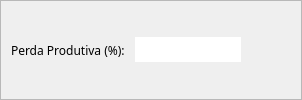
                      <widget class="QFrame" name="frame_39">
                       <property name="frameShape">
                        <enum>QFrame::StyledPanel</enum>
                       </property>
                       <property name="frameShadow">
                        <enum>QFrame::Raised</enum>
                       </property>
                       <layout class="QHBoxLayout" name="horizontalLayout_26">
                        <property name="spacing">
                         <number>10</number>
                        </property>
                        <property name="leftMargin">
                         <number>10</number>
                        </property>
                        <property name="topMargin">
                         <number>10</number>
                        </property>
                        <property name="rightMargin">
                         <number>10</number>
                        </property>
                        <property name="bottomMargin">
                         <number>10</number>
                        </property>
                        <item>
                         <widget class="QLabel" name="label_56">
                          <property name="font">
                           <font>
                            <family>Poppins</family>
                           </font>
                          </property>
                          <property name="text">
                           <string>Perda Produtiva (%):</string>
                          </property>
                         </widget>
                        </item>
                        <item>
                         <widget class="QLineEdit" name="lineEdit_5">
                          <property name="minimumSize">
                           <size>
                            <width>0</width>
                            <height>25</height>
                           </size>
                          </property>
                          <property name="maximumSize">
                           <size>
                            <width>16777215</width>
                            <height>16777215</height>
                           </size>
                          </property>
                          <property name="font">
                           <font>
                            <family>Poppins</family>
                           </font>
                          </property>
                          <property name="frame">
                           <bool>false</bool>
                          </property>
                         </widget>
                        </item>
                        <item>
                         <widget class="QPushButton" name="salvar_1">
                          <property name="minimumSize">
                           <size>
                            <width>26</width>
                            <height>28</height>
                           </size>
                          </property>
                          <property name="text">
                           <string/>
                          </property>
                          <property name="flat">
                           <bool>true</bool>
                          </property>
                         </widget>
                        </item>
                       </layout>
                      </widget>
